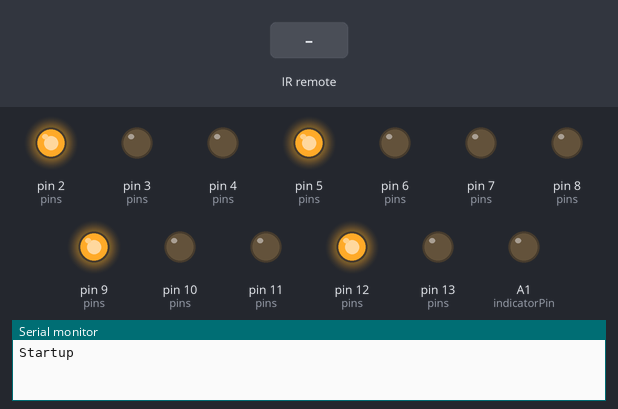
Simulated run of this sketch. Board: Arduino Uno, built with avr-gcc and run on an emulated ATmega328P. On the bench: output pins drawn as LEDs (lit = HIGH), the last lines printed to the serial monitor. The inputs (shaded band) are chosen by the test bench.

Above: at 1.2 s.
1.3 s: infrared code 0x45 received
At 1.42 s:
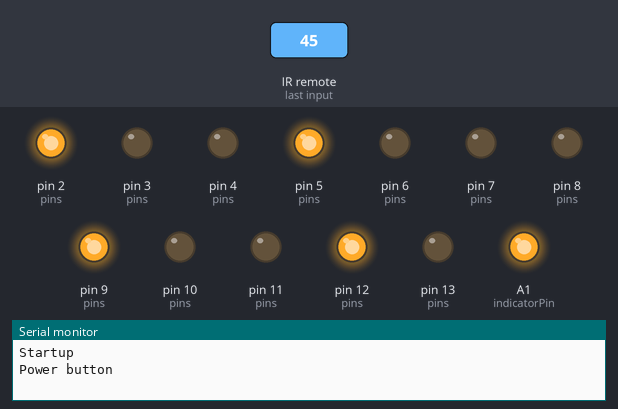
3.0 s: infrared code 0x16 received
At 3.7 s:
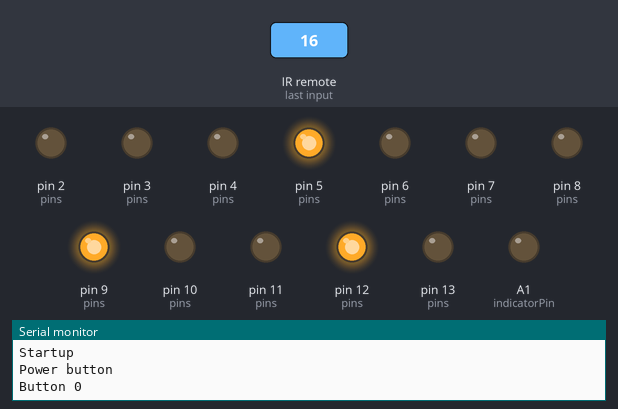
4.7 s: infrared code 0x19 received
At 6.1 s:
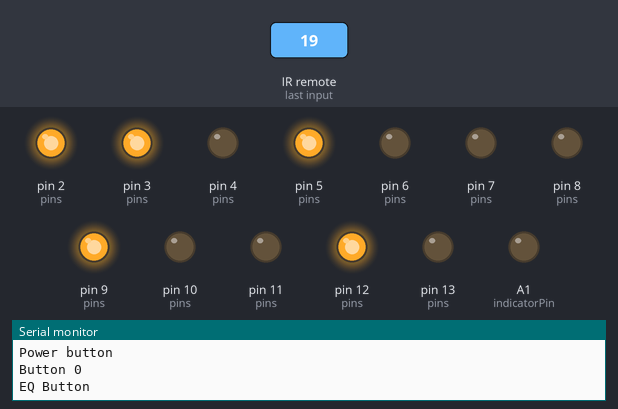
6.4 s: infrared code 0xD received
At 7.4 s:
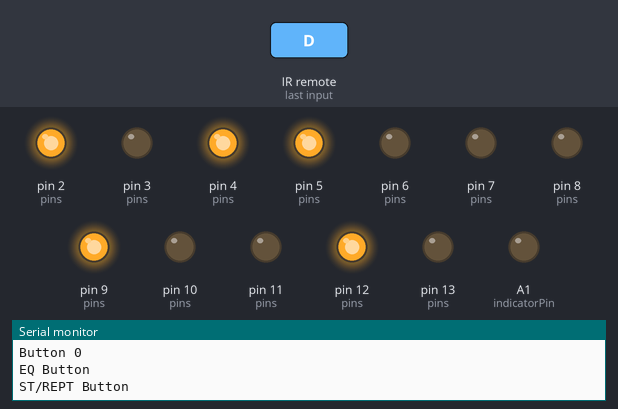
8.1 s: infrared code 0xC received
At 8.7 s:
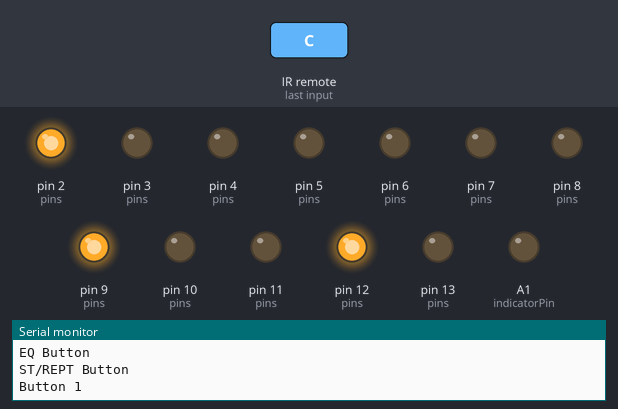
9.8 s: infrared code 0x18 received
At 11.2 s:
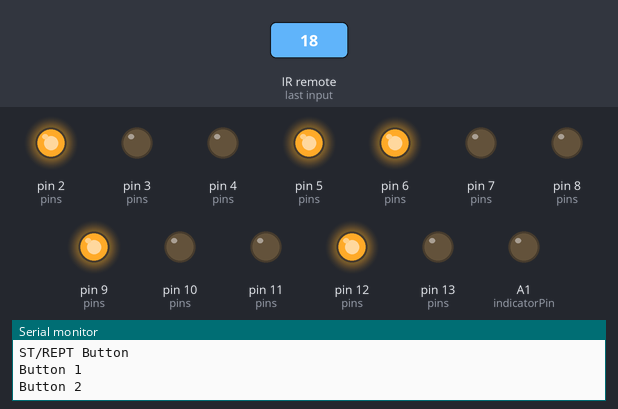
Timing chart, 0 to 12.5 s (numbered marks = the images above; inputs shaded):
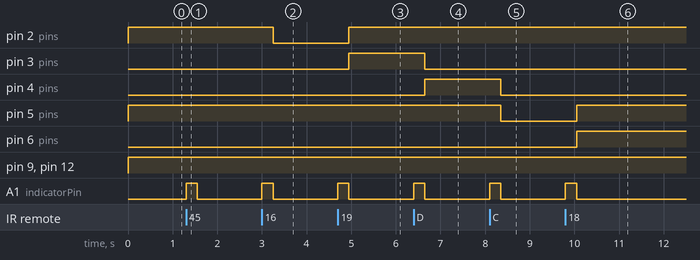

Measured:
- after the input at 1.3 s, A1 (indicatorPin): LOW → HIGH at once, → LOW 0.25 s later
- after the input at 3.0 s, pin 2 (pins): HIGH → LOW after 0.25 s; A1 (indicatorPin): LOW → HIGH at once, → LOW 0.25 s later
- after the input at 4.7 s, pin 2 (pins), pin 3 (pins): LOW → HIGH after 0.25 s; A1 (indicatorPin): LOW → HIGH at once, → LOW 0.25 s later
- after the input at 6.4 s, pin 3 (pins): HIGH → LOW after 0.25 s; pin 4 (pins): LOW → HIGH after 0.25 s; A1 (indicatorPin): LOW → HIGH at once, → LOW 0.25 s later
- after the input at 8.1 s, pin 4 (pins), pin 5 (pins): HIGH → LOW after 0.25 s; A1 (indicatorPin): LOW → HIGH at once, → LOW 0.25 s later
- after the input at 9.8 s, pin 5 (pins), pin 6 (pins): LOW → HIGH after 0.25 s; A1 (indicatorPin): LOW → HIGH at once, → LOW 0.25 s later

The sketch:

op_amp_troubleshooting_project.ino
```cpp
#include <IRremote.hpp>

#define BTN_POWER 0x45
#define BTN_0 0x16
#define BTN_EQ 0x19
#define BTN_ST_REPT 0xD
#define BTN_1 0xC
#define BTN_2 0x18
#define BTN_3 0x5E
#define BTN_4 0x8
#define BTN_5 0x1C
#define BTN_6 0x5A
#define BTN_7 0x42
#define BTN_8 0x52
#define BTN_9 0x4A

int pins[] = {
  2, 3, 4, 5,
  6, 7, 8, 9,
  10, 11, 12, 13
};
int defaults[] = {
  HIGH, LOW, LOW, HIGH,
  LOW, LOW, LOW, HIGH,
  LOW, LOW, HIGH, LOW
};
int indicatorPin = A1;
int pinToLight = -1;
IRrecv irrecv(2);
decode_results results;

void setup() {
  while (!Serial);
  Serial.begin(9600);
  Serial.println("Startup");

  for (int pin : pins) {
    pinMode(pin, OUTPUT);
  }
  pinMode(indicatorPin, OUTPUT);
  IrReceiver.begin(A0, DISABLE_LED_FEEDBACK);
}

void loop() {
  for (int i = 0; i < (sizeof(pins) / sizeof(pins[0])); i++) {
    int pin = pins[i];
    if (pin == pinToLight) {
      digitalWrite(pin, !defaults[i]);
    } else {
      digitalWrite(pin, defaults[i]);
    }
  }

  if (!IrReceiver.decode()) return;

  bool showWorking = true;
  uint16_t command = IrReceiver.decodedIRData.command;
  switch (command) {
    case BTN_POWER:
      Serial.println("Power button");
      pinToLight = -1;
      break;
    case BTN_0:
      pinToLight = pins[0];
      Serial.println("Button 0");
      break;
    case BTN_EQ:
      pinToLight = pins[1];
      Serial.println("EQ Button");
      break;
    case BTN_ST_REPT:
      pinToLight = pins[2];
      Serial.println("ST/REPT Button");
      break;
    case BTN_1:
      pinToLight = pins[3];
      Serial.println("Button 1");
      break;
    case BTN_2:
      pinToLight = pins[4];
      Serial.println("Button 2");
      break;
    case BTN_3:
      pinToLight = pins[5];
      Serial.println("Button 3");
      break;
    case BTN_4:
      pinToLight = pins[6];
      Serial.println("Button 4");
      break;
    case BTN_5:
      pinToLight = pins[7];
      Serial.println("Button 5");
      break;
    case BTN_6:
      pinToLight = pins[8];
      Serial.println("Button 6");
      break;
    case BTN_7:
      pinToLight = pins[9];
      Serial.println("Button 7");
      break;
    case BTN_8:
      pinToLight = pins[10];
      Serial.println("Button 8");
      break;
    case BTN_9:
      pinToLight = pins[11];
      Serial.println("Button 9");
      break;
    default:
      Serial.print("Command: 0x");
      Serial.println(command, HEX);
      showWorking = false;
  }

  if (showWorking) {
    digitalWrite(indicatorPin, HIGH);
    delay(250);
    digitalWrite(indicatorPin, LOW);
  }

  IrReceiver.resume();
}
```
